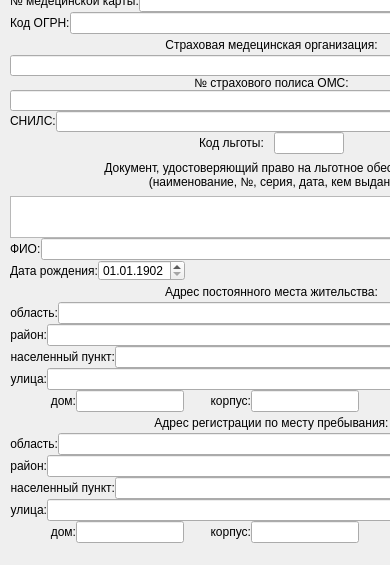
        <widget class="QWidget" name="pageProfile">
         <property name="sizePolicy">
          <sizepolicy hsizetype="Fixed" vsizetype="Fixed">
           <horstretch>0</horstretch>
           <verstretch>0</verstretch>
          </sizepolicy>
         </property>
         <property name="maximumSize">
          <size>
           <width>390</width>
           <height>16777215</height>
          </size>
         </property>
         <widget class="QWidget" name="layoutWidget">
          <property name="geometry">
           <rect>
            <x>10</x>
            <y>-10</y>
            <width>523</width>
            <height>556</height>
           </rect>
          </property>
          <layout class="QVBoxLayout" name="verticalLayoutProfile">
           <property name="spacing">
            <number>0</number>
           </property>
           <item>
            <layout class="QHBoxLayout" name="horizontalLayoutMedCardID">
             <item>
              <widget class="QLabel" name="label_15">
               <property name="sizePolicy">
                <sizepolicy hsizetype="Preferred" vsizetype="Fixed">
                 <horstretch>0</horstretch>
                 <verstretch>21</verstretch>
                </sizepolicy>
               </property>
               <property name="text">
                <string>№ медецинской карты:</string>
               </property>
              </widget>
             </item>
             <item>
              <widget class="QLineEdit" name="lineMedCardID">
               <property name="sizePolicy">
                <sizepolicy hsizetype="Expanding" vsizetype="Fixed">
                 <horstretch>0</horstretch>
                 <verstretch>21</verstretch>
                </sizepolicy>
               </property>
              </widget>
             </item>
            </layout>
           </item>
           <item>
            <layout class="QHBoxLayout" name="horizontalLayoutPSRN">
             <item>
              <widget class="QLabel" name="label_4">
               <property name="sizePolicy">
                <sizepolicy hsizetype="Preferred" vsizetype="Fixed">
                 <horstretch>0</horstretch>
                 <verstretch>21</verstretch>
                </sizepolicy>
               </property>
               <property name="text">
                <string>Код ОГРН:</string>
               </property>
              </widget>
             </item>
             <item>
              <widget class="QLineEdit" name="linePSRN">
               <property name="sizePolicy">
                <sizepolicy hsizetype="Expanding" vsizetype="Fixed">
                 <horstretch>0</horstretch>
                 <verstretch>21</verstretch>
                </sizepolicy>
               </property>
              </widget>
             </item>
            </layout>
           </item>
           <item>
            <layout class="QVBoxLayout" name="verticalLayoutMedIns">
             <property name="spacing">
              <number>0</number>
             </property>
             <item>
              <widget class="QLabel" name="label_14">
               <property name="sizePolicy">
                <sizepolicy hsizetype="Preferred" vsizetype="Fixed">
                 <horstretch>0</horstretch>
                 <verstretch>21</verstretch>
                </sizepolicy>
               </property>
               <property name="maximumSize">
                <size>
                 <width>16777215</width>
                 <height>21</height>
                </size>
               </property>
               <property name="text">
                <string>Страховая медецинская организация:</string>
               </property>
               <property name="alignment">
                <set>Qt::AlignCenter</set>
               </property>
              </widget>
             </item>
             <item>
              <widget class="QLineEdit" name="lineMedComID">
               <property name="sizePolicy">
                <sizepolicy hsizetype="Expanding" vsizetype="Fixed">
                 <horstretch>0</horstretch>
                 <verstretch>21</verstretch>
                </sizepolicy>
               </property>
               <property name="maximumSize">
                <size>
                 <width>16777215</width>
                 <height>21</height>
                </size>
               </property>
              </widget>
             </item>
             <item>
              <widget class="QLabel" name="label_16">
               <property name="sizePolicy">
                <sizepolicy hsizetype="Preferred" vsizetype="Fixed">
                 <horstretch>0</horstretch>
                 <verstretch>21</verstretch>
                </sizepolicy>
               </property>
               <property name="text">
                <string>№ страхового полиса ОМС:</string>
               </property>
               <property name="alignment">
                <set>Qt::AlignCenter</set>
               </property>
              </widget>
             </item>
             <item>
              <widget class="QLineEdit" name="lineMedValID">
               <property name="sizePolicy">
                <sizepolicy hsizetype="Expanding" vsizetype="Fixed">
                 <horstretch>0</horstretch>
                 <verstretch>21</verstretch>
                </sizepolicy>
               </property>
               <property name="maximumSize">
                <size>
                 <width>16777215</width>
                 <height>21</height>
                </size>
               </property>
              </widget>
             </item>
            </layout>
           </item>
           <item>
            <layout class="QHBoxLayout" name="horizontalLayoutSnils">
             <property name="spacing">
              <number>0</number>
             </property>
             <item>
              <widget class="QLabel" name="label_12">
               <property name="sizePolicy">
                <sizepolicy hsizetype="Preferred" vsizetype="Fixed">
                 <horstretch>0</horstretch>
                 <verstretch>21</verstretch>
                </sizepolicy>
               </property>
               <property name="text">
                <string>СНИЛС:</string>
               </property>
              </widget>
             </item>
             <item>
              <widget class="QLineEdit" name="lineSnilsID">
               <property name="sizePolicy">
                <sizepolicy hsizetype="Expanding" vsizetype="Fixed">
                 <horstretch>0</horstretch>
                 <verstretch>21</verstretch>
                </sizepolicy>
               </property>
               <property name="maximumSize">
                <size>
                 <width>16777215</width>
                 <height>21</height>
                </size>
               </property>
              </widget>
             </item>
            </layout>
           </item>
           <item>
            <layout class="QHBoxLayout" name="horizontalLayoutPSRN_2">
             <item>
              <widget class="QFrame" name="frame_3">
               <property name="sizePolicy">
                <sizepolicy hsizetype="Preferred" vsizetype="Fixed">
                 <horstretch>0</horstretch>
                 <verstretch>21</verstretch>
                </sizepolicy>
               </property>
               <property name="frameShape">
                <enum>QFrame::StyledPanel</enum>
               </property>
               <property name="frameShadow">
                <enum>QFrame::Raised</enum>
               </property>
              </widget>
             </item>
             <item>
              <widget class="QLabel" name="label_6">
               <property name="sizePolicy">
                <sizepolicy hsizetype="Expanding" vsizetype="Fixed">
                 <horstretch>41</horstretch>
                 <verstretch>21</verstretch>
                </sizepolicy>
               </property>
               <property name="maximumSize">
                <size>
                 <width>75</width>
                 <height>16777215</height>
                </size>
               </property>
               <property name="text">
                <string>Код льготы:</string>
               </property>
              </widget>
             </item>
             <item>
              <widget class="QLineEdit" name="lineSale">
               <property name="sizePolicy">
                <sizepolicy hsizetype="Minimum" vsizetype="Fixed">
                 <horstretch>65</horstretch>
                 <verstretch>21</verstretch>
                </sizepolicy>
               </property>
               <property name="maximumSize">
                <size>
                 <width>70</width>
                 <height>16777215</height>
                </size>
               </property>
              </widget>
             </item>
             <item>
              <widget class="QFrame" name="frame">
               <property name="sizePolicy">
                <sizepolicy hsizetype="Preferred" vsizetype="Fixed">
                 <horstretch>0</horstretch>
                 <verstretch>21</verstretch>
                </sizepolicy>
               </property>
               <property name="frameShape">
                <enum>QFrame::StyledPanel</enum>
               </property>
               <property name="frameShadow">
                <enum>QFrame::Raised</enum>
               </property>
              </widget>
             </item>
            </layout>
           </item>
           <item>
            <widget class="QLabel" name="label_13">
             <property name="maximumSize">
              <size>
               <width>16777215</width>
               <height>42</height>
              </size>
             </property>
             <property name="text">
              <string>Документ, удостоверяющий право на льготное обеспечение
(наименование, №, серия, дата, кем выдан)</string>
             </property>
             <property name="alignment">
              <set>Qt::AlignCenter</set>
             </property>
            </widget>
           </item>
           <item>
            <widget class="QTextEdit" name="textSale">
             <property name="sizePolicy">
              <sizepolicy hsizetype="Expanding" vsizetype="Fixed">
               <horstretch>0</horstretch>
               <verstretch>42</verstretch>
              </sizepolicy>
             </property>
             <property name="maximumSize">
              <size>
               <width>16777215</width>
               <height>42</height>
              </size>
             </property>
            </widget>
           </item>
           <item>
            <layout class="QHBoxLayout" name="horizontalLayoutName">
             <item>
              <widget class="QLabel" name="label">
               <property name="sizePolicy">
                <sizepolicy hsizetype="Preferred" vsizetype="Fixed">
                 <horstretch>0</horstretch>
                 <verstretch>21</verstretch>
                </sizepolicy>
               </property>
               <property name="text">
                <string>ФИО:</string>
               </property>
              </widget>
             </item>
             <item>
              <widget class="QLineEdit" name="lineName">
               <property name="sizePolicy">
                <sizepolicy hsizetype="Expanding" vsizetype="Fixed">
                 <horstretch>0</horstretch>
                 <verstretch>21</verstretch>
                </sizepolicy>
               </property>
              </widget>
             </item>
            </layout>
           </item>
           <item>
            <layout class="QHBoxLayout" name="horizontalLayoutBth">
             <item>
              <widget class="QLabel" name="label_3">
               <property name="sizePolicy">
                <sizepolicy hsizetype="Preferred" vsizetype="Fixed">
                 <horstretch>0</horstretch>
                 <verstretch>21</verstretch>
                </sizepolicy>
               </property>
               <property name="maximumSize">
                <size>
                 <width>16777215</width>
                 <height>21</height>
                </size>
               </property>
               <property name="text">
                <string>Дата рождения:</string>
               </property>
              </widget>
             </item>
             <item>
              <widget class="QDateEdit" name="dateBth">
               <property name="sizePolicy">
                <sizepolicy hsizetype="Minimum" vsizetype="Fixed">
                 <horstretch>0</horstretch>
                 <verstretch>21</verstretch>
                </sizepolicy>
               </property>
               <property name="maximumSize">
                <size>
                 <width>16777215</width>
                 <height>21</height>
                </size>
               </property>
               <property name="dateTime">
                <datetime>
                 <hour>0</hour>
                 <minute>0</minute>
                 <second>0</second>
                 <year>1902</year>
                 <month>1</month>
                 <day>1</day>
                </datetime>
               </property>
               <property name="minimumDate">
                <date>
                 <year>1800</year>
                 <month>9</month>
                 <day>1</day>
                </date>
               </property>
               <property name="displayFormat">
                <string>dd.MM.yyyy</string>
               </property>
              </widget>
             </item>
             <item>
              <spacer name="horizontalSpacer">
               <property name="orientation">
                <enum>Qt::Horizontal</enum>
               </property>
               <property name="sizeHint" stdset="0">
                <size>
                 <width>40</width>
                 <height>20</height>
                </size>
               </property>
              </spacer>
             </item>
             <item>
              <widget class="QLabel" name="label_2">
               <property name="sizePolicy">
                <sizepolicy hsizetype="Preferred" vsizetype="Fixed">
                 <horstretch>21</horstretch>
                 <verstretch>21</verstretch>
                </sizepolicy>
               </property>
               <property name="maximumSize">
                <size>
                 <width>30</width>
                 <height>21</height>
                </size>
               </property>
               <property name="text">
                <string>Пол:</string>
               </property>
              </widget>
             </item>
             <item>
              <widget class="QRadioButton" name="radioM">
               <property name="sizePolicy">
                <sizepolicy hsizetype="Minimum" vsizetype="Fixed">
                 <horstretch>0</horstretch>
                 <verstretch>21</verstretch>
                </sizepolicy>
               </property>
               <property name="maximumSize">
                <size>
                 <width>16777215</width>
                 <height>21</height>
                </size>
               </property>
               <property name="text">
                <string>Муж</string>
               </property>
               <property name="checked">
                <bool>true</bool>
               </property>
              </widget>
             </item>
             <item>
              <widget class="QRadioButton" name="radioW">
               <property name="sizePolicy">
                <sizepolicy hsizetype="Minimum" vsizetype="Fixed">
                 <horstretch>0</horstretch>
                 <verstretch>21</verstretch>
                </sizepolicy>
               </property>
               <property name="maximumSize">
                <size>
                 <width>16777215</width>
                 <height>21</height>
                </size>
               </property>
               <property name="text">
                <string>Жен</string>
               </property>
              </widget>
             </item>
            </layout>
           </item>
           <item>
            <widget class="QLabel" name="label_10">
             <property name="maximumSize">
              <size>
               <width>16777215</width>
               <height>21</height>
              </size>
             </property>
             <property name="text">
              <string>Адрес постоянного места жительства:</string>
             </property>
             <property name="alignment">
              <set>Qt::AlignCenter</set>
             </property>
            </widget>
           </item>
           <item>
            <layout class="QHBoxLayout" name="horizontalLayout_2">
             <item>
              <widget class="QLabel" name="label_17">
               <property name="maximumSize">
                <size>
                 <width>16777215</width>
                 <height>21</height>
                </size>
               </property>
               <property name="text">
                <string>область:</string>
               </property>
               <property name="alignment">
                <set>Qt::AlignRight|Qt::AlignTrailing|Qt::AlignVCenter</set>
               </property>
              </widget>
             </item>
             <item>
              <widget class="QLineEdit" name="lineRegR">
               <property name="sizePolicy">
                <sizepolicy hsizetype="Expanding" vsizetype="Fixed">
                 <horstretch>0</horstretch>
                 <verstretch>21</verstretch>
                </sizepolicy>
               </property>
              </widget>
             </item>
            </layout>
           </item>
           <item>
            <layout class="QHBoxLayout" name="horizontalLayout_3">
             <item>
              <widget class="QLabel" name="label_19">
               <property name="maximumSize">
                <size>
                 <width>16777215</width>
                 <height>21</height>
                </size>
               </property>
               <property name="text">
                <string>район:</string>
               </property>
               <property name="alignment">
                <set>Qt::AlignRight|Qt::AlignTrailing|Qt::AlignVCenter</set>
               </property>
              </widget>
             </item>
             <item>
              <widget class="QLineEdit" name="lineDistrR">
               <property name="sizePolicy">
                <sizepolicy hsizetype="Expanding" vsizetype="Fixed">
                 <horstretch>0</horstretch>
                 <verstretch>21</verstretch>
                </sizepolicy>
               </property>
              </widget>
             </item>
            </layout>
           </item>
           <item>
            <layout class="QHBoxLayout" name="horizontalLayout_4">
             <item>
              <widget class="QLabel" name="label_20">
               <property name="maximumSize">
                <size>
                 <width>16777215</width>
                 <height>21</height>
                </size>
               </property>
               <property name="text">
                <string>населенный пункт:</string>
               </property>
               <property name="alignment">
                <set>Qt::AlignRight|Qt::AlignTrailing|Qt::AlignVCenter</set>
               </property>
              </widget>
             </item>
             <item>
              <widget class="QLineEdit" name="lineLocR">
               <property name="sizePolicy">
                <sizepolicy hsizetype="Expanding" vsizetype="Fixed">
                 <horstretch>0</horstretch>
                 <verstretch>21</verstretch>
                </sizepolicy>
               </property>
              </widget>
             </item>
            </layout>
           </item>
           <item>
            <layout class="QHBoxLayout" name="horizontalLayout_5">
             <item>
              <widget class="QLabel" name="label_21">
               <property name="maximumSize">
                <size>
                 <width>16777215</width>
                 <height>21</height>
                </size>
               </property>
               <property name="text">
                <string>улица:</string>
               </property>
               <property name="alignment">
                <set>Qt::AlignRight|Qt::AlignTrailing|Qt::AlignVCenter</set>
               </property>
              </widget>
             </item>
             <item>
              <widget class="QLineEdit" name="lineStrR">
               <property name="sizePolicy">
                <sizepolicy hsizetype="Expanding" vsizetype="Fixed">
                 <horstretch>0</horstretch>
                 <verstretch>21</verstretch>
                </sizepolicy>
               </property>
              </widget>
             </item>
            </layout>
           </item>
           <item>
            <layout class="QHBoxLayout" name="horizontalLayout_6">
             <item>
              <widget class="QLabel" name="label_22">
               <property name="maximumSize">
                <size>
                 <width>16777215</width>
                 <height>21</height>
                </size>
               </property>
               <property name="text">
                <string>дом:</string>
               </property>
               <property name="alignment">
                <set>Qt::AlignRight|Qt::AlignTrailing|Qt::AlignVCenter</set>
               </property>
              </widget>
             </item>
             <item>
              <widget class="QLineEdit" name="lineHomR">
               <property name="sizePolicy">
                <sizepolicy hsizetype="Fixed" vsizetype="Fixed">
                 <horstretch>25</horstretch>
                 <verstretch>21</verstretch>
                </sizepolicy>
               </property>
              </widget>
             </item>
             <item>
              <widget class="QLabel" name="label_23">
               <property name="maximumSize">
                <size>
                 <width>16777215</width>
                 <height>21</height>
                </size>
               </property>
               <property name="text">
                <string>корпус:</string>
               </property>
               <property name="alignment">
                <set>Qt::AlignRight|Qt::AlignTrailing|Qt::AlignVCenter</set>
               </property>
              </widget>
             </item>
             <item>
              <widget class="QLineEdit" name="lineBuilR">
               <property name="sizePolicy">
                <sizepolicy hsizetype="Fixed" vsizetype="Fixed">
                 <horstretch>25</horstretch>
                 <verstretch>21</verstretch>
                </sizepolicy>
               </property>
              </widget>
             </item>
             <item>
              <widget class="QLabel" name="label_24">
               <property name="maximumSize">
                <size>
                 <width>16777215</width>
                 <height>21</height>
                </size>
               </property>
               <property name="text">
                <string>кв.:</string>
               </property>
               <property name="alignment">
                <set>Qt::AlignRight|Qt::AlignTrailing|Qt::AlignVCenter</set>
               </property>
              </widget>
             </item>
             <item>
              <widget class="QLineEdit" name="lineApR">
               <property name="sizePolicy">
                <sizepolicy hsizetype="Fixed" vsizetype="Fixed">
                 <horstretch>40</horstretch>
                 <verstretch>21</verstretch>
                </sizepolicy>
               </property>
              </widget>
             </item>
            </layout>
           </item>
           <item>
            <widget class="QLabel" name="label_11">
             <property name="maximumSize">
              <size>
               <width>16777215</width>
               <height>21</height>
              </size>
             </property>
             <property name="text">
              <string>Адрес регистрации по месту пребывания:</string>
             </property>
             <property name="alignment">
              <set>Qt::AlignCenter</set>
             </property>
            </widget>
           </item>
           <item>
            <layout class="QHBoxLayout" name="horizontalLayout_8">
             <item>
              <widget class="QLabel" name="label_26">
               <property name="maximumSize">
                <size>
                 <width>16777215</width>
                 <height>21</height>
                </size>
               </property>
               <property name="text">
                <string>область:</string>
               </property>
               <property name="alignment">
                <set>Qt::AlignRight|Qt::AlignTrailing|Qt::AlignVCenter</set>
               </property>
              </widget>
             </item>
             <item>
              <widget class="QLineEdit" name="lineRegC">
               <property name="sizePolicy">
                <sizepolicy hsizetype="Expanding" vsizetype="Fixed">
                 <horstretch>0</horstretch>
                 <verstretch>21</verstretch>
                </sizepolicy>
               </property>
              </widget>
             </item>
            </layout>
           </item>
           <item>
            <layout class="QHBoxLayout" name="horizontalLayout_7">
             <item>
              <widget class="QLabel" name="label_25">
               <property name="maximumSize">
                <size>
                 <width>16777215</width>
                 <height>21</height>
                </size>
               </property>
               <property name="text">
                <string>район:</string>
               </property>
               <property name="alignment">
                <set>Qt::AlignRight|Qt::AlignTrailing|Qt::AlignVCenter</set>
               </property>
              </widget>
             </item>
             <item>
              <widget class="QLineEdit" name="lineDistrC">
               <property name="sizePolicy">
                <sizepolicy hsizetype="Expanding" vsizetype="Fixed">
                 <horstretch>0</horstretch>
                 <verstretch>21</verstretch>
                </sizepolicy>
               </property>
              </widget>
             </item>
            </layout>
           </item>
           <item>
            <layout class="QHBoxLayout" name="horizontalLayout_9">
             <item>
              <widget class="QLabel" name="label_27">
               <property name="maximumSize">
                <size>
                 <width>16777215</width>
                 <height>21</height>
                </size>
               </property>
               <property name="text">
                <string>населенный пункт:</string>
               </property>
               <property name="alignment">
                <set>Qt::AlignRight|Qt::AlignTrailing|Qt::AlignVCenter</set>
               </property>
              </widget>
             </item>
             <item>
              <widget class="QLineEdit" name="lineLocC">
               <property name="sizePolicy">
                <sizepolicy hsizetype="Expanding" vsizetype="Fixed">
                 <horstretch>0</horstretch>
                 <verstretch>21</verstretch>
                </sizepolicy>
               </property>
              </widget>
             </item>
            </layout>
           </item>
           <item>
            <layout class="QHBoxLayout" name="horizontalLayout_11">
             <item>
              <widget class="QLabel" name="label_31">
               <property name="maximumSize">
                <size>
                 <width>16777215</width>
                 <height>21</height>
                </size>
               </property>
               <property name="text">
                <string>улица:</string>
               </property>
               <property name="alignment">
                <set>Qt::AlignRight|Qt::AlignTrailing|Qt::AlignVCenter</set>
               </property>
              </widget>
             </item>
             <item>
              <widget class="QLineEdit" name="lineStrC">
               <property name="sizePolicy">
                <sizepolicy hsizetype="Expanding" vsizetype="Fixed">
                 <horstretch>0</horstretch>
                 <verstretch>21</verstretch>
                </sizepolicy>
               </property>
              </widget>
             </item>
            </layout>
           </item>
           <item>
            <layout class="QHBoxLayout" name="horizontalLayout_10">
             <item>
              <widget class="QLabel" name="label_28">
               <property name="maximumSize">
                <size>
                 <width>16777215</width>
                 <height>21</height>
                </size>
               </property>
               <property name="text">
                <string>дом:</string>
               </property>
               <property name="alignment">
                <set>Qt::AlignRight|Qt::AlignTrailing|Qt::AlignVCenter</set>
               </property>
              </widget>
             </item>
             <item>
              <widget class="QLineEdit" name="lineHomC">
               <property name="sizePolicy">
                <sizepolicy hsizetype="Fixed" vsizetype="Fixed">
                 <horstretch>25</horstretch>
                 <verstretch>21</verstretch>
                </sizepolicy>
               </property>
              </widget>
             </item>
             <item>
              <widget class="QLabel" name="label_29">
               <property name="maximumSize">
                <size>
                 <width>16777215</width>
                 <height>21</height>
                </size>
               </property>
               <property name="text">
                <string>корпус:</string>
               </property>
               <property name="alignment">
                <set>Qt::AlignRight|Qt::AlignTrailing|Qt::AlignVCenter</set>
               </property>
              </widget>
             </item>
             <item>
              <widget class="QLineEdit" name="lineBuilC">
               <property name="sizePolicy">
                <sizepolicy hsizetype="Fixed" vsizetype="Fixed">
                 <horstretch>25</horstretch>
                 <verstretch>21</verstretch>
                </sizepolicy>
               </property>
              </widget>
             </item>
             <item>
              <widget class="QLabel" name="label_30">
               <property name="maximumSize">
                <size>
                 <width>16777215</width>
                 <height>21</height>
                </size>
               </property>
               <property name="text">
                <string>кв.:</string>
               </property>
               <property name="alignment">
                <set>Qt::AlignRight|Qt::AlignTrailing|Qt::AlignVCenter</set>
               </property>
              </widget>
             </item>
             <item>
              <widget class="QLineEdit" name="lineApC">
               <property name="sizePolicy">
                <sizepolicy hsizetype="Fixed" vsizetype="Fixed">
                 <horstretch>40</horstretch>
                 <verstretch>21</verstretch>
                </sizepolicy>
               </property>
              </widget>
             </item>
            </layout>
           </item>
          </layout>
         </widget>
        </widget>
